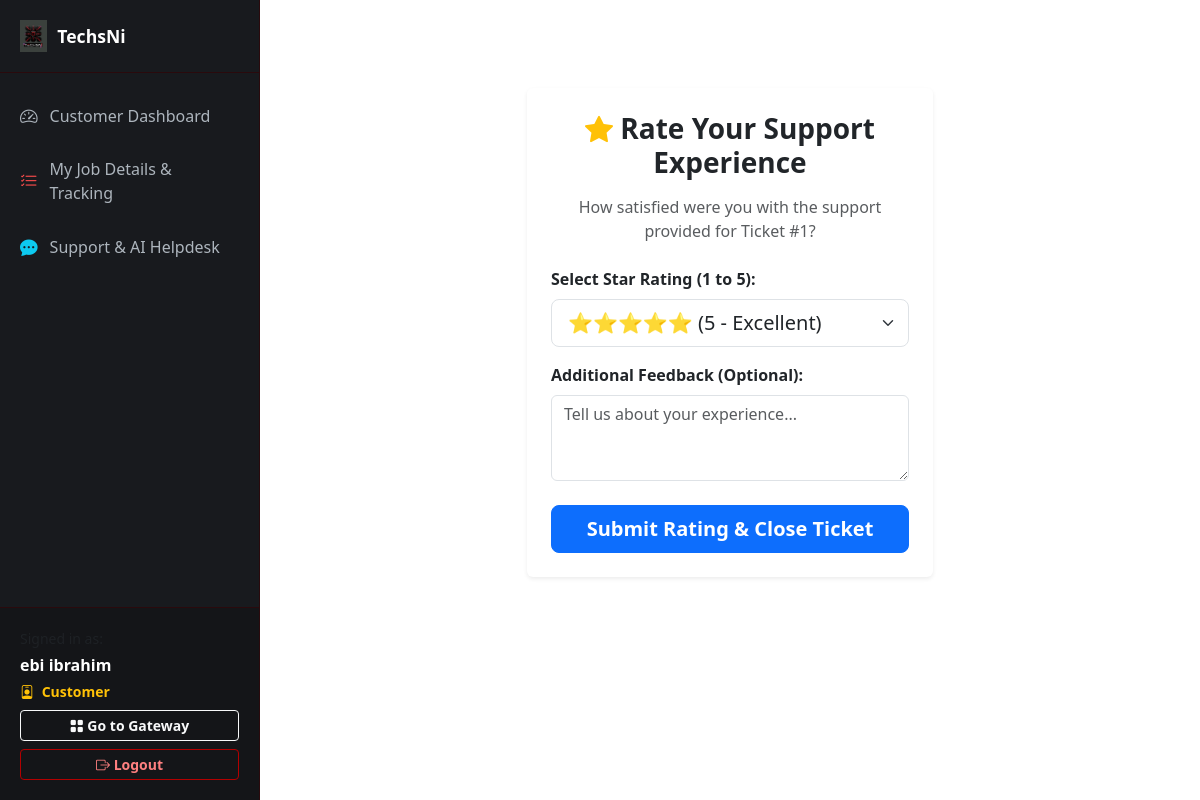
Page /services/support/ticket/1/rate/ (signed in) on the committed database.
### services/models.py (models this page shows, shortened)
class User(AbstractUser):
    groups = models.ManyToManyField(
        'auth.Group',
        related_name='custom_user_set',
        blank=True,
        help_text='The groups this user belongs to.',
        verbose_name='groups',
    )
    user_permissions = models.ManyToManyField(
        'auth.Permission',
        related_name='custom_user_permissions_set',
        blank=True,
        help_text='Specific permissions for this user.',
        verbose_name='user permissions',
    )
    ROLE_CHOICES = (
        ('ceo', 'CEO'),
        ('general_manager', 'General Manager'),
        ('manager', 'Manager'),
        ('assistant_manager', 'Assistant Manager'),
        ('customer_service', 'Customer Service Representative'),
        ('worker', 'Worker'),
        ('customer', 'Customer'),
        ('marketer', 'Marketer'),
    )
    role = models.CharField(max_length=30, choices=ROLE_CHOICES, default='customer')
    employee_id = models.CharField(max_length=50, unique=True, blank=True, null=True, verbose_name="ID Number")
    email = models.EmailField(unique=True, blank=False, null=False)
    phone_number = models.CharField(max_length=20, unique=True, null=True, blank=True)
    country = models.CharField(max_length=50, default='Nigeria')
    state = models.CharField(max_length=100, blank=True, null=True)
    capital = models.CharField(max_length=100, blank=True, null=True)
    lga = models.CharField(max_length=100, blank=True, null=True)
    address = models.TextField(blank=True, null=True)
    description = models.TextField(blank=True, null=True)
    narration = models.TextField(blank=True, null=True)
    is_verified = models.BooleanField(default=False)
    otp_code = models.CharField(max_length=6, blank=True, null=True)
    commission_percentage = models.DecimalField(
        max_digits=5, decimal_places=2, blank=True, null=True,
        verbose_name="Custom Commission Percentage (%)"
    )
    referred_by = models.ForeignKey('self', null=True, blank=True, on_delete=models.SET_NULL, related_name='referrals')

class SupportTicket(models.Model):
    APP_SOURCE_CHOICES = (
        ('service', 'Service Portal'),
        ('store', 'Store App'),
    )
    STATUS_CHOICES = (
        ('bot_active', 'Handling by AI Bot'),
        ('pending_agent', 'Waiting for CSR'),
        ('in_progress', 'Claimed / In Progress'),
        ('resolved', 'Resolved'),
        ('closed', 'Closed'),
    )
    customer = models.ForeignKey(User, on_delete=models.CASCADE, related_name='support_tickets')
    assigned_agent = models.ForeignKey(User, on_delete=models.SET_NULL, null=True, blank=True, related_name='assigned_tickets', limit_choices_to={'role': 'customer_service'})
    app_source = models.CharField(max_length=20, choices=APP_SOURCE_CHOICES, default='service', verbose_name="App Origin")
    subject = models.CharField(max_length=200, verbose_name="Inquiry Subject")
    status = models.CharField(max_length=30, choices=STATUS_CHOICES, default='bot_active')
    created_at = models.DateTimeField(auto_now_add=True)
    updated_at = models.DateTimeField(auto_now=True)

### services/views.py (the view, shortened to what this page needs)
# urls.py: path('support/ticket/<int:ticket_id>/rate/', views.rate_support_ticket, name='rate_support_ticket'),
@login_required
def rate_support_ticket(request, ticket_id):
    ticket = get_object_or_404(SupportTicket, id=ticket_id, customer=request.user)
    return render(request, 'services/dashboards/rate_ticket.html', {'ticket': ticket})

### services/templates/services/dashboards/rate_ticket.html (shortened to what this page needs)
{% extends 'services/dashboards/base_dashboard.html' %}
{% block content %}
<div class="row justify-content-center">
    <div class="col-md-6">
        <div class="card shadow-sm border-0 mt-5">
            <div class="card-body p-4 text-center">
                <h3 class="fw-bold mb-3"><i class="bi bi-star-fill text-warning"></i> Rate Your Support Experience</h3>
                <p class="text-muted">How satisfied were you with the support provided for Ticket #{{ ticket.id }}?</p>
                <form method="POST" class="mt-4 text-start">
                    <div class="mb-3">
                        <label class="form-label fw-bold">Select Star Rating (1 to 5):</label>
                        <select name="score" class="form-select form-select-lg">
                            <option value="5">⭐⭐⭐⭐⭐ (5 - Excellent)</option>
                        </select>
                    </div>
                    <div class="mb-4">
                        <label class="form-label fw-bold">Additional Feedback (Optional):</label>
                        <textarea name="feedback" class="form-control" rows="3" placeholder="Tell us about your experience..."></textarea>
                    </div>
                    <button type="submit" class="btn btn-primary btn-lg w-100 fw-bold">Submit Rating & Close Ticket</button>
                </form>
            </div>
        </div>
    </div>
</div>
{% endblock %}

### services/templates/services/dashboards/base_dashboard.html (shortened to what this page needs)
{% load static %}
<!DOCTYPE html>
<html lang="en">
<head>
    <link href="https://cdn.jsdelivr.net/npm/bootstrap@5.3.0/dist/css/bootstrap.min.css" rel="stylesheet">
    <link href="https://cdn.jsdelivr.net/npm/bootstrap-icons@1.10.5/font/bootstrap-icons.css" rel="stylesheet">
    <link rel="stylesheet" href="https://cdnjs.cloudflare.com/ajax/libs/font-awesome/6.4.0/css/all.min.css">
</head>
<body>
    <div class="sidebar" id="appSidebar">
        <div class="d-flex flex-column">
            <div class="sidebar-brand">
                <img src="{% static 'services/images/logo.jpg' %}" alt="Logo" onerror="this.style.display='none'">
                <span>TechsNi</span>
            </div>
            <ul class="sidebar-menu mt-3">
                {% if request.user.role == 'ceo' or request.user.is_superuser %}
                    <li>
                        <a href="{% url 'ceo_dashboard' %}">
                            <i class="bi bi-speedometer2"></i> Live Dashboard
                        </a>
                    </li>
                    <li>
                        <a href="{% url 'ceo_jobs' %}">
                            <i class="bi bi-briefcase"></i> Job Approvals & List
                        </a>
                    </li>
                    <li>
                        <a href="{% url 'finance_dashboard' %}">
                            <i class="bi bi-wallet2 text-success"></i> Finance Control
                        </a>
                    </li>
                    <li>
                        <a href="{% url 'finance_po_list' %}">
                            <i class="fas fa-file-contract text-info"></i> PO Approvals
                        </a>
                    </li>
                    <li>
                        <a href="{% url 'service_job_history' %}">
                            <i class="bi bi-clock-history text-danger"></i> Master Job History
                        </a>
                    </li>
                    <li>
                        <a href="{% url 'assign_worker' %}">
                            <i class="bi bi-person-badge-fill"></i> Assign Workers
                        </a>
                    </li>
                    <li>
                        <a href="{% url 'ceo_users' %}">
                            <i class="bi bi-people"></i> Users Directory
                        </a>
                    </li>
                    <li>
                        <a href="{% url 'marketer_analytics' %}">
                            <i class="bi bi-graph-up-arrow text-success"></i> Marketer Analytics
                        </a>
                    </li>
                    <li>
                        <a href="{% url 'csr_dashboard' %}">
                            <i class="bi bi-headset text-info"></i> Customer Service Desk
                        </a>
                    </li>
                    <li>
                        <a href="{% url 'manage_catalogs' %}">
                            <i class="bi bi-book-fill text-warning"></i> Manage User Catalogs
                        </a>
                    </li>
                    <li>
                        <a href="{% url 'edit_site_config' %}">
                            <i class="bi bi-gear-fill text-warning"></i> Edit Site & Policies
                        </a>
                    </li>
                    <li>
                        <a href="{% url 'company_contact_settings' %}">
                            <i class="bi bi-envelope-at-fill text-primary"></i> Invoice & Quote Contacts
                        </a>
                    </li>
                    <li>
                        <a href="{% url 'service_bank_accounts' %}">
                            <i class="bi bi-bank2 text-info"></i> Bank Accounts
                        </a>
                    </li>
                    <li>
                        <a href="{% url 'ceo_admin_shortcut' %}" target="_blank">
                            <i class="bi bi-shield-lock-fill" style="color: #ff4d4d;"></i> Django Admin Panel
                        </a>
                    </li>
                {% elif request.user.role == 'customer_service' %}
                    <li>
                        <a href="{% url 'csr_dashboard' %}">
                            <i class="bi bi-headset text-info"></i> CSR Dashboard & Tickets
                        </a>
                    </li>
                {% elif request.user.role == 'worker' %}
                    <li>
                        <a href="{% url 'worker_dashboard' %}">
                            <i class="bi bi-tools"></i> Worker Dashboard
                        </a>
                    </li>
                {% else %}
                    <li>
                        <a href="{% url 'customer_dashboard' %}">
                            <i class="bi bi-speedometer2"></i> Customer Dashboard
                        </a>
                    </li>
                    <li>
                        <a href="{% url 'customer_jobs_list' %}">
                            <i class="bi bi-list-check" style="color: #ff4d4d;"></i> My Job Details & Tracking
                        </a>
                    </li>
                    <li>
                        <a href="{% url 'customer_support_chat' %}">
                            <i class="bi bi-chat-dots-fill text-info"></i> Support & AI Helpdesk
                        </a>
                    </li>
                {% endif %}
            </ul>
        </div>
        <div class="sidebar-footer">
            <div class="small text-muted mb-1">Signed in as:</div>
            <div class="fw-bold text-white text-truncate mb-1">
                {% if request.user.first_name or request.user.last_name %}
                    {{ request.user.first_name }} {{ request.user.last_name }}
                {% else %}
                    @{{ request.user.username }}
                {% endif %}
            </div>
            <div class="small text-warning fw-bold mb-2">
                <i class="bi bi-person-badge me-1"></i>
                {% if request.user.role == 'ceo' %}
                    CEO
                {% elif request.user.role == 'customer_service' %}
                    Customer Service Rep
                {% elif request.user.role == 'finance' %}
                    Finance
                {% elif request.user.role == 'worker' %}
                    Worker
                {% elif request.user.role == 'manager' %}
                    Manager
                {% elif request.user.role == 'general_manager' %}
                    General Manager
                {% elif request.user.role == 'assistant_manager' %}
                    Assistant Manager
                {% elif request.user.is_superuser %}
                    CEO / Admin
                {% else %}
                    Customer
                {% endif %}
            </div>
            <a href="{% url 'portal_gateway' %}" class="btn btn-outline-light btn-sm w-100 fw-bold mb-2">
                <i class="bi bi-grid-fill"></i> Go to Gateway
            </a>
            <form action="{% url 'logout' %}" method="post" class="w-100">
                <button type="submit" class="btn btn-outline-danger btn-sm w-100 fw-bold" style="border-color: #b30000; color: #ff8080;">
                    <i class="bi bi-box-arrow-right"></i> Logout
                </button>
            </form>
        </div>
    </div>
    <div class="main-content">
        <div class="container-fluid">
            {% block content %}{% endblock %}
        </div>
    </div>
</body>
</html>

### services/templates/services/dashboards/base_dashboard.html (style rules this page uses)
body { background-color: #f8f9fa; color: #212529; font-family: 'Segoe UI', Tahoma, Geneva, Verdana, sans-serif; min-height: 100vh; overflow-x: hidden; }
.sidebar { width: 260px; height: 100vh; position: fixed; top: 0; left: 0; background-color: #181a1e; color: #ffffff; display: flex; flex-direction: column; justify-content: space-between; z-index: 1040; border-right: 1px solid #2a0a0d; transition: transform 0.3s ease-in-out; overflow-y: auto; overflow-x: hidden; }
.sidebar-brand { font-size: 1.1rem; font-weight: bold; padding: 20px; border-bottom: 1px solid #2a0a0d; color: #ffffff; display: flex; align-items: center; gap: 10px; }
.sidebar-brand img { max-height: 32px; width: auto; }
.sidebar-menu { list-style: none; padding: 0; margin: 0; flex-grow: 1; }
.sidebar-menu li a { display: flex; align-items: center; padding: 14px 20px; color: #adb5bd; text-decoration: none; font-weight: 500; transition: all 0.2s ease-in-out; }
.sidebar-menu li a i { margin-right: 12px; font-size: 1.1rem; }
.sidebar-footer { padding: 20px; border-top: 1px solid #2a0a0d; background-color: #141518; margin-top: auto; }
.main-content { margin-left: 260px; padding: 40px; background-color: #ffffff; min-height: 100vh; transition: margin 0.3s ease-in-out; }

### rows in the picture
User: user.first_name "ebi", user.last_name "ibrahim"
SupportTicket: id "1"
